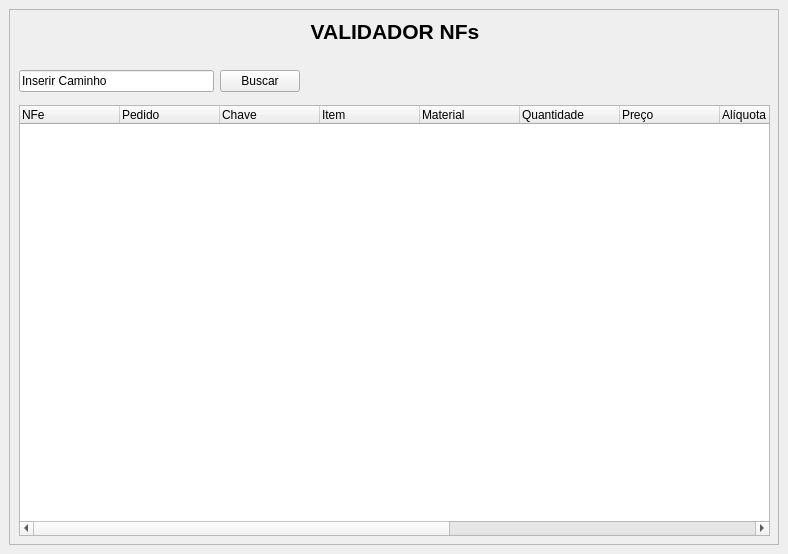
<?xml version="1.0" encoding="UTF-8"?>
<ui version="4.0">
 <class>MainWindow</class>
 <widget class="QMainWindow" name="MainWindow">
  <property name="geometry">
   <rect>
    <x>0</x>
    <y>0</y>
    <width>788</width>
    <height>554</height>
   </rect>
  </property>
  <property name="windowTitle">
   <string>MainWindow</string>
  </property>
  <widget class="QWidget" name="centralwidget">
   <layout class="QVBoxLayout" name="verticalLayout">
    <item>
     <widget class="QFrame" name="frame">
      <property name="frameShape">
       <enum>QFrame::StyledPanel</enum>
      </property>
      <property name="frameShadow">
       <enum>QFrame::Raised</enum>
      </property>
      <widget class="QLabel" name="title">
       <property name="geometry">
        <rect>
         <x>300</x>
         <y>10</y>
         <width>172</width>
         <height>25</height>
        </rect>
       </property>
       <property name="text">
        <string>&lt;!DOCTYPE HTML PUBLIC &quot;-//W3C//DTD HTML 4.0//EN&quot; &quot;http://www.w3.org/TR/REC-html40/strict.dtd&quot;&gt;
&lt;html&gt;&lt;head&gt;&lt;meta name=&quot;qrichtext&quot; content=&quot;1&quot; /&gt;&lt;style type=&quot;text/css&quot;&gt;
p, li { white-space: pre-wrap; }
&lt;/style&gt;&lt;/head&gt;&lt;body style=&quot; font-family:'MS Shell Dlg 2'; font-size:8pt; font-weight:400; font-style:normal;&quot;&gt;
&lt;p align=&quot;center&quot; style=&quot; margin-top:12px; margin-bottom:12px; margin-left:0px; margin-right:0px; -qt-block-indent:0; text-indent:0px;&quot;&gt;&lt;span style=&quot; font-size:16pt; font-weight:600;&quot;&gt;VALIDADOR NFs&lt;/span&gt;&lt;/p&gt;&lt;/body&gt;&lt;/html&gt;</string>
       </property>
      </widget>
      <widget class="QTreeWidget" name="db_nfs">
       <property name="geometry">
        <rect>
         <x>10</x>
         <y>96</y>
         <width>751</width>
         <height>431</height>
        </rect>
       </property>
       <property name="sizePolicy">
        <sizepolicy hsizetype="Expanding" vsizetype="Expanding">
         <horstretch>0</horstretch>
         <verstretch>0</verstretch>
        </sizepolicy>
       </property>
       <column>
        <property name="text">
         <string>NFe</string>
        </property>
       </column>
       <column>
        <property name="text">
         <string>Pedido</string>
        </property>
       </column>
       <column>
        <property name="text">
         <string>Chave</string>
        </property>
       </column>
       <column>
        <property name="text">
         <string>Item</string>
        </property>
       </column>
       <column>
        <property name="text">
         <string>Material</string>
        </property>
       </column>
       <column>
        <property name="text">
         <string>Quantidade</string>
        </property>
       </column>
       <column>
        <property name="text">
         <string>Preço</string>
        </property>
       </column>
       <column>
        <property name="text">
         <string>Alíquota ICMS</string>
        </property>
       </column>
       <column>
        <property name="text">
         <string>Valor ICMS</string>
        </property>
       </column>
       <column>
        <property name="text">
         <string>Alíquota IPI</string>
        </property>
       </column>
       <column>
        <property name="text">
         <string>Valor IPI</string>
        </property>
       </column>
       <column>
        <property name="text">
         <string>Alíquota ICMS ST</string>
        </property>
       </column>
       <column>
        <property name="text">
         <string>Valor ICMS ST</string>
        </property>
       </column>
      </widget>
      <widget class="QWidget" name="">
       <property name="geometry">
        <rect>
         <x>10</x>
         <y>60</y>
         <width>281</width>
         <height>25</height>
        </rect>
       </property>
       <layout class="QHBoxLayout" name="horizontalLayout">
        <item>
         <widget class="QLineEdit" name="insert_path">
          <property name="text">
           <string>Inserir Caminho</string>
          </property>
         </widget>
        </item>
        <item>
         <widget class="QPushButton" name="btn_open">
          <property name="text">
           <string>Buscar</string>
          </property>
         </widget>
        </item>
       </layout>
      </widget>
     </widget>
    </item>
   </layout>
  </widget>
 </widget>
 <resources/>
 <connections/>
</ui>
